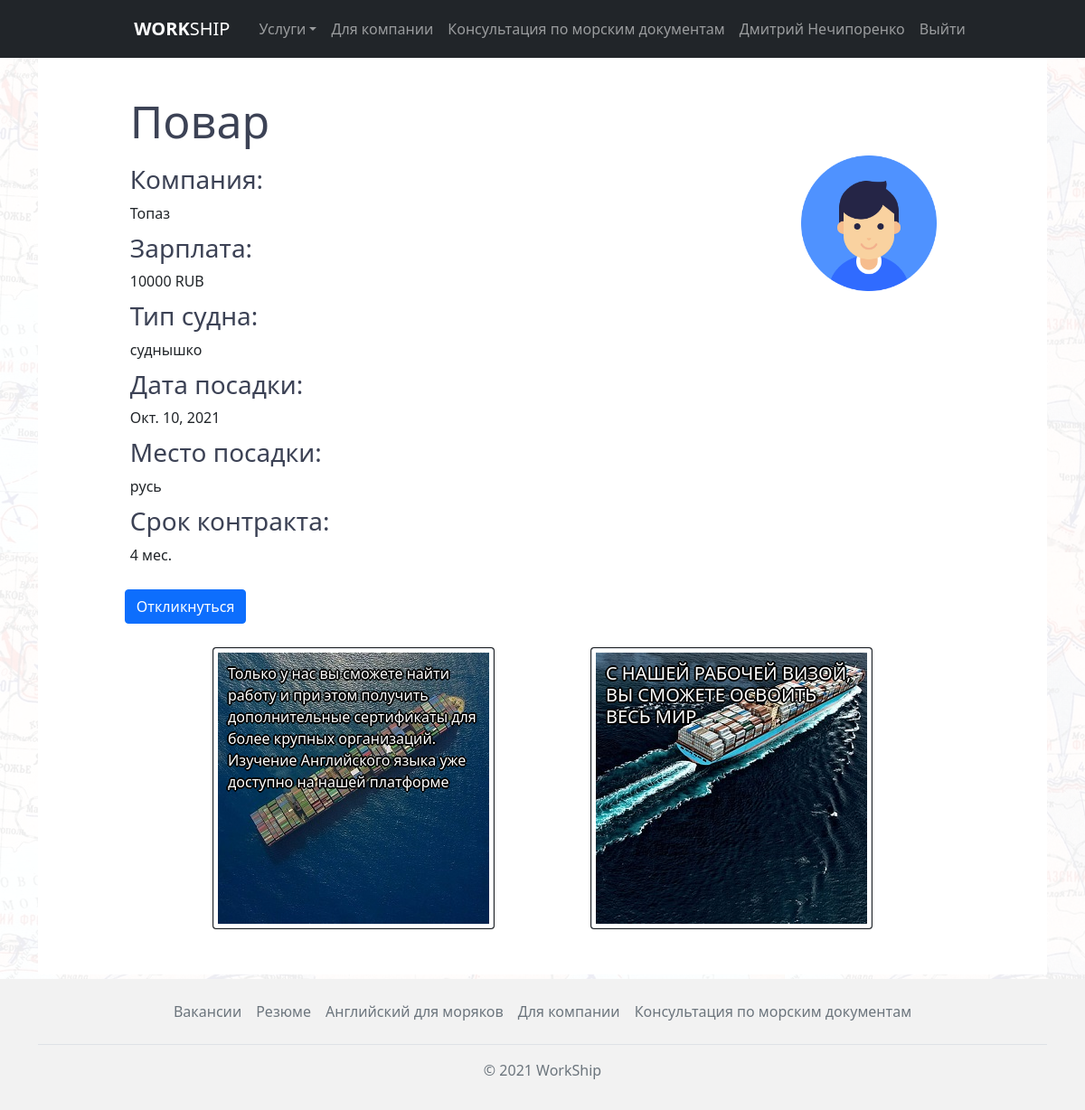
The page /vacancies/detail/2/ (signed in) on the database its author committed.
### vacancies/models.py (models this page shows, shortened)
class Vacancy(models.Model):
    user = models.ForeignKey(User, on_delete=models.CASCADE)
    title = models.CharField('Должность', max_length=255)
    salary = models.CharField('Зарплата', max_length=255)
    vessel_type = models.CharField('Тип судна', max_length=255, default="")
    date_start = models.DateField('Дата посадки')
    landing = models.CharField('Место посадки', max_length=255, default="")
    contract_term = models.CharField('Срок контракта', max_length=255, default="")
    image = models.ImageField(verbose_name='Изображение', upload_to=image_directory_path, storage=image_storage, default='defaultuser.png')
    time_create = models.DateTimeField('Дата создания', auto_now_add=True, null=True)
    time_update = models.DateTimeField('Дата изменения', auto_now=True, null=True)
    is_published = models.BooleanField('Публикация', default=True)
    class Meta:
        verbose_name = 'Вакансия'
        verbose_name_plural = 'Вакансии'
        ordering = ['-time_create', 'title']

### main/models.py (models this page shows)
class CompanyProfile(models.Model):
    user = models.OneToOneField(User, on_delete=models.CASCADE)
    company_name = models.CharField(verbose_name='Название компании', max_length=255)
    logo = models.ImageField(verbose_name='Логотип компании', upload_to=image_directory_path, storage=image_storage, default='defaultuser.png')
    address = models.CharField(verbose_name='Адрес', max_length=255)
    about = models.TextField(verbose_name='О компании')
    contact_patronymic = models.CharField(verbose_name='Отчество', max_length=255, blank=True)
    phone_number = models.CharField(verbose_name='Номер телефона', max_length=12)

### vacancies/views.py (the view, shortened to what this page needs)
# urls.py: path('detail/<int:vacancy_id>/', vacancies_detail, name='vacancies_detail'),
def vacancies_detail(request, vacancy_id):
    vacancy = get_object_or_404(Vacancy, pk=vacancy_id)
    company = CompanyProfile.objects.filter(user=vacancy.user).get()
    if request.user.is_authenticated:
        summaries = Summary.objects.filter(user=request.user)
    else:
        summaries = None
    context = {
        'vacancy': vacancy,
        'company': company,
        'summaries': summaries
    }
    return render(request, 'vacancies/vacancies_detail.html', context=context)

### vacancies/templates/vacancies/vacancies_detail.html (shortened to what this page needs)
{% extends 'main/layout.html' %}
{% load static %}
{% block content %}
<div class="container">
      <div class="wrapper">
        <div class="vacancies">
          <div class="vacancies__header">
            <h2>{{ vacancy.title }}</h2>
          </div>
          <div class="vacancy__detail">
            <div class="vacancy__text">
            <div><h3>Компания: </h3> {{ company.company_name }}</div>
            <div><h3>Зарплата: </h3> {{ vacancy.salary }}</div>
            <div><h3>Тип судна: </h3> {{ vacancy.vessel_type }}</div>
            <div><h3>Дата посадки: </h3> {{ vacancy.date_start }}</div>
            <div><h3>Место посадки: </h3> {{ vacancy.landing }}</div>
            <div><h3>Срок контракта: </h3> {{ vacancy.contract_term }}</div>
            </div>
             <div class="vacancy__logo">
               <img src="{{vacancy.image.url}}" alt="">
             </div>
          </div>
        <button type="button" class="btn btn-primary my-3 mx-1" data-bs-toggle="modal" data-bs-target="#responseModal">
            Откликнуться
        </button>
        </div>
        <div class="slider_index">
          <div class="slider_index__container">
            <div class="card bg-dark text-white">
                <img src="{%  static 'main/img/ship1.jpg' %}" class="card-img img-fluid img-thumbnail" alt="...">
                <div class="card-img-overlay">
                <p class="card-text" style="text-shadow: 2px 0 0 #000, -2px 0 0 #000, 0 2px 0 #000, 0 -2px 0 #000, 1px 1px #000, -1px -1px 0 #000, 1px -1px 0 #000, -1px 1px 0 #000;">Только у нас вы сможете найти работу и при этом получить
                дополнительные сертификаты для более крупных организаций.
                Изучение Английского языка уже доступно на нашей платформе</p>
                </div>
            </div>
            <div class="card bg-dark text-white">
                <img src="{%  static 'main/img/ship2.jpg' %}" class="card-img img-fluid img-thumbnail" alt="...">
                <div class="card-img-overlay">
                <h5 class="card-title"  style="text-shadow: 2px 0 0 #000, -2px 0 0 #000, 0 2px 0 #000, 0 -2px 0 #000, 1px 1px #000, -1px -1px 0 #000, 1px -1px 0 #000, -1px 1px 0 #000;">С НАШЕЙ РАБОЧЕЙ ВИЗОЙ, ВЫ СМОЖЕТЕ ОСВОИТЬ ВЕСЬ МИР</h5>
                </div>
            </div>
          </div>
        </div>
      </div>
</div>
{% endblock %}

### main/templates/main/layout.html (shortened to what this page needs)
{% load static %}
<!DOCTYPE html>
<html lang="en">
  <head>
    <link rel="stylesheet" href="https://use.fontawesome.com/releases/v5.15.4/css/all.css">
    <link href="https://cdn.jsdelivr.net/npm/bootstrap@5.1.1/dist/css/bootstrap.min.css" rel="stylesheet">
    <link rel="stylesheet" href="{%  static 'main/style/css/style.css' %}">
  </head>
  <body>
  <div class="bg-map">
    <header class="p-1 bg-dark text-white">
      <div class="container">
        <nav class="navbar sticky-top navbar-expand-lg navbar-dark bg-dark justify-content-md-center">
          <div class="d-flex flex-wrap">
            <a href="{% url 'home' %}" class="navbar-brand h5 d-flex align-items-center mb-2 mb-lg-0 mx-4 text-white text-decoration-none"> <b>WORK</b>SHIP</a>
            <div class="collapse navbar-collapse" id="navbarSupportedContent">
              <ul class="navbar-nav me-auto mb-2 mb-lg-0">
                <li class="nav-item dropdown"><a class="nav-link dropdown-toggle" href="#" id="navbarDropdown" role="button" data-bs-toggle="dropdown" aria-expanded="false">Услуги</a>
                </li>
                <li class="nav-item"><a class="nav-link" href="{% url 'company_home' %}">Для компании</a></li>
                <li class="nav-item"><a class="nav-link" href="{% url 'seaman_home' %}">Консультация по морским документам</a></li>
                {% if request.user.is_authenticated %}
                  {% if request.user.is_staff %}
                    <li class="nav-item"><a class="nav-link" href="{% url 'admin:index' %}">{{ request.user.get_full_name}}</a></li>
                  {% else %}
                    <li class="nav-item"><a class="nav-link" href="{% url 'personal_account_home' %}">{{ request.user.get_full_name}}</a></li>
                  {% endif %}
                  <li class="nav-item"><a class="nav-link" href="{% url 'logout' %}">Выйти</a></li>
                {% else %}
                  <li class="nav-item"><a class="nav-link" href="{% url 'login' %}">Авторизация</a></li>
                {% endif %}
              </ul>
            </div>
        </nav>
      </div>
    </header>
<main>
    {% block content %}
    {% endblock %}
</main>
    <footer class="footer py-3" style="position: absolute; bottom: 0; width: 100%">
      <div class="container">
        <ul class="nav justify-content-center border-bottom pb-3 mb-3">
          <li class="nav-item"><a href="{% url 'vacancies_home' %}" class="nav-link px-2 text-muted">Вакансии</a></li>
          <li class="nav-item"><a href="{% url 'summaries_home' %}" class="nav-link px-2 text-muted">Резюме</a></li>
          <li class="nav-item"><a href="{% url 'in_develop' %}" class="nav-link px-2 text-muted">Английский для моряков</a></li>
          <li class="nav-item"><a href="{% url 'company_home' %}" class="nav-link px-2 text-muted">Для компании</a></li>
          <li class="nav-item"><a href="{% url 'seaman_home' %}" class="nav-link px-2 text-muted">Консультация по морским документам</a></li>
        </ul>
        <p class="text-center text-muted">© 2021 WorkShip</p>
      </div>
    </footer>
      </div>
  </body>
</html>

### main/static/main/style/css/style.css (style rules this page uses)
* { padding: 0; margin: 0; -webkit-box-sizing: border-box; box-sizing: border-box; font-family: "Segoe UI", Tahoma, Geneva, Verdana, sans-serif; scroll-behavior: smooth; }
html, body { height: 100%; }
html main, body main { height: 100%; padding-bottom: 150px; }
footer { background-color: #f2f2f2; }
.wrapper { padding: 40px; height: 100%; background-color: #fff; }
.bg-map { position: relative; min-height: 100%; }
.bg-map::after { content: ""; background: url(../../img/map1942.jpg); background-repeat: repeat; background-size: auto; opacity: 0.07; top: 0; left: 0; right: 0; bottom: 0; position: absolute; z-index: -10; }
.vacancies { display: block; width: 90%; margin: 0 auto; background-color: #fff; }
.vacancies__header h2 { font-weight: 400; font-size: 50px; margin-left: 10px; color: #3c4255; }
.vacancies .vacancy__detail { display: -webkit-box; display: -ms-flexbox; display: flex; -webkit-box-pack: justify; -ms-flex-pack: justify; justify-content: space-between; }
.vacancies .vacancy__detail .vacancy__text { width: 60%; }
.vacancies .vacancy__detail .vacancy__text div { margin: 10px; }
.vacancies .vacancy__detail .vacancy__text div h3 { color: #3c4255; }
.vacancies .vacancy__detail .vacancy__logo { width: 150px; height: auto; margin-right: 30px; }
.vacancies .vacancy__detail .vacancy__logo img { width: 100%; height: auto; }
.slider_index { width: 100%; padding: 10px 100px; display: -webkit-box; display: -ms-flexbox; display: flex; }
.slider_index__container { display: -webkit-box; display: -ms-flexbox; display: flex; width: 100%; -ms-flex-pack: distribute; justify-content: space-around; }

### rows shown on the page
Vacancy: title "Повар", salary "10000 RUB", vessel_type "суднышко", date_start "Окт. 10, 2021", landing "русь", contract_term "4 мес.", image (placeholder picture)
CompanyProfile: company_name "Топаз"

### other values the page prints
{{ request.user.get_full_name }} "Дмитрий Нечипоренко"
